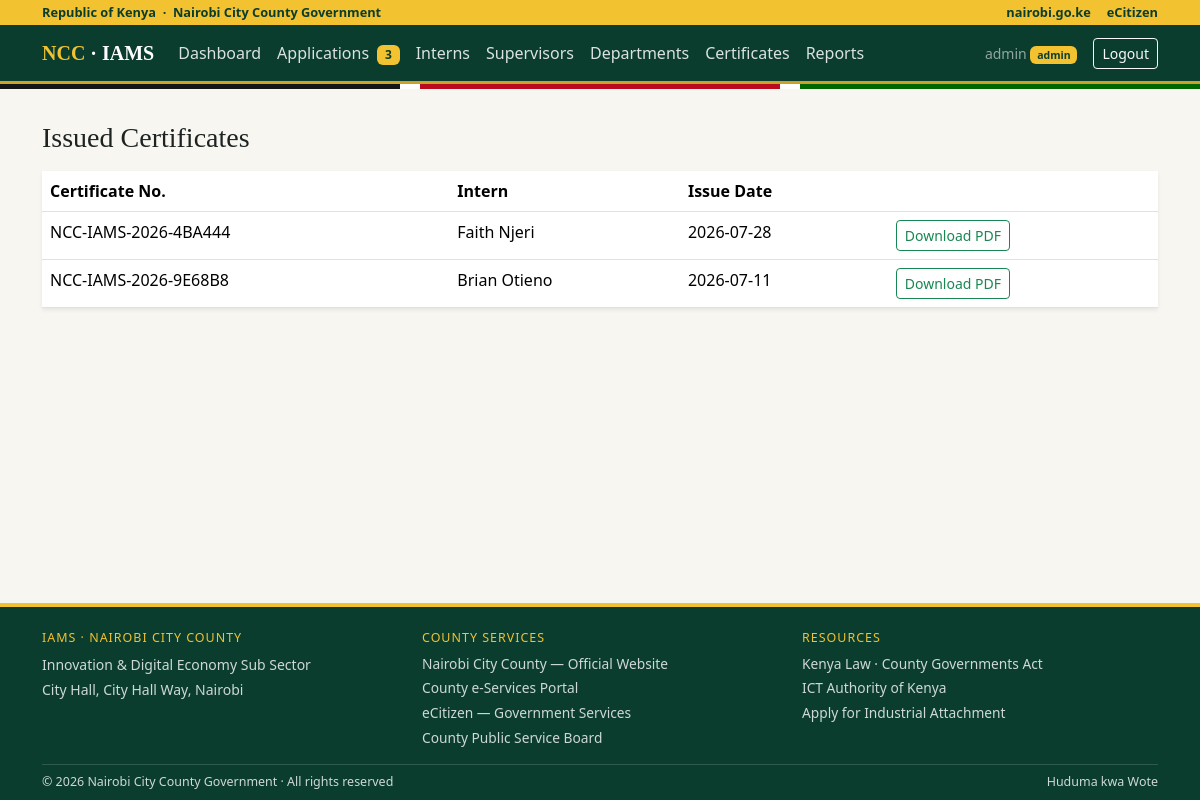
Page /admin/certificates (signed in) on the committed database.
### app.py (models this page shows, shortened)
class User(UserMixin, db.Model):
    id = db.Column(db.Integer, primary_key=True)
    username = db.Column(db.String(80), unique=True, nullable=False)
    password_hash = db.Column(db.String(255), nullable=False)
    role = db.Column(db.String(20), nullable=False)  # admin | supervisor | intern
    intern_id = db.Column(db.Integer, db.ForeignKey("intern.id"))
    supervisor_id = db.Column(db.Integer, db.ForeignKey("supervisor.id"))
    intern = db.relationship("Intern", foreign_keys=[intern_id])
    supervisor = db.relationship("Supervisor", foreign_keys=[supervisor_id])

class Certificate(db.Model):
    id = db.Column(db.Integer, primary_key=True)
    intern_id = db.Column(db.Integer, db.ForeignKey("intern.id"), unique=True, nullable=False)
    certificate_number = db.Column(db.String(40), unique=True, nullable=False)
    issue_date = db.Column(db.Date, default=date.today)
    file_path = db.Column(db.String(255))

class Intern(db.Model):
    id = db.Column(db.Integer, primary_key=True)
    full_name = db.Column(db.String(120), nullable=False)
    admission_number = db.Column(db.String(40), unique=True, nullable=False)
    phone = db.Column(db.String(30))
    university = db.Column(db.String(120))
    course = db.Column(db.String(120))
    department_id = db.Column(db.Integer, db.ForeignKey("department.id"))
    supervisor_id = db.Column(db.Integer, db.ForeignKey("supervisor.id"))
    start_date = db.Column(db.Date, default=date.today)
    end_date = db.Column(db.Date)
    status = db.Column(db.String(20), default="active")  # active | completed | terminated
    department = db.relationship("Department")
    supervisor = db.relationship("Supervisor")
    attendance = db.relationship("Attendance", backref="intern", cascade="all, delete-orphan")
    logs = db.relationship("DailyLog", backref="intern", cascade="all, delete-orphan")
    evaluations = db.relationship("Performance", backref="intern", cascade="all, delete-orphan")
    certificate = db.relationship("Certificate", backref="intern", uselist=False, cascade="all, delete-orphan")

### app.py (the view)
@app.route("/admin/certificates")
@role_required("admin")
def admin_certificates():
    certs = Certificate.query.order_by(Certificate.issue_date.desc()).all()
    return render_template("admin_certificates.html", certificates=certs)

### app.py (called while the page is built)
@login_manager.user_loader
def load_user(user_id):
    return db.session.get(User, int(user_id))

def role_required(*roles):
    def wrapper(fn):
        @wraps(fn)
        def decorated(*args, **kwargs):
            if not current_user.is_authenticated:
                return redirect(url_for("login"))
            if current_user.role not in roles:
                abort(403)
            return fn(*args, **kwargs)
        return decorated
    return wrapper

@app.context_processor
def inject_badges():
    pending_apps = 0
    if current_user.is_authenticated and current_user.role == "admin":
        pending_apps = Application.query.filter_by(status="pending").count()
    return {"pending_applications": pending_apps}

### templates/admin_certificates.html (shortened to what this page needs)
{% extends "base.html" %}
{% block content %}
<h3 class="mb-3">Issued Certificates</h3>
<table class="table table-hover bg-white shadow-sm">
  <thead><tr><th>Certificate No.</th><th>Intern</th><th>Issue Date</th><th></th></tr></thead>
  <tbody>{% for c in certificates %}<tr><td>{{ c.certificate_number }}</td><td>{{ c.intern.full_name }}</td><td>{{ c.issue_date }}</td>
    <td><a class="btn btn-sm btn-outline-success" href="{{ url_for('download_certificate', cert_id=c.id) }}">Download PDF</a></td></tr>
    {% else %}<tr><td colspan="4" class="text-muted">No certificates issued yet.</td></tr>{% endfor %}</tbody>
</table>
{% endblock %}

### templates/base.html (shortened to what this page needs)
<!DOCTYPE html>
<html lang="en">
<head>
  <link href="https://cdn.jsdelivr.net/npm/bootstrap@5.3.3/dist/css/bootstrap.min.css" rel="stylesheet">
  <link href="{{ url_for('static', filename='style.css') }}" rel="stylesheet">
</head>
<body>
<div class="gold-ribbon">
  <div class="container d-flex justify-content-between align-items-center">
    <span>Republic of Kenya &nbsp;·&nbsp; Nairobi City County Government</span>
    <span class="d-none d-md-flex gap-3">
      <a href="https://nairobi.go.ke" target="_blank" rel="noopener">nairobi.go.ke</a>
      <a href="https://ecitizen.go.ke" target="_blank" rel="noopener">eCitizen</a>
    </span>
  </div>
</div>
<nav class="navbar navbar-expand-lg navbar-dark ncc-navbar">
  <div class="container">
    <a class="navbar-brand fw-bold" href="{{ url_for('index') }}"><span class="text-gold">NCC</span> · IAMS</a>
    <div class="collapse navbar-collapse" id="nav">
      {% if current_user.is_authenticated %}
      <ul class="navbar-nav me-auto">
        {% if current_user.role == 'admin' %}
          <li class="nav-item"><a class="nav-link" href="{{ url_for('admin_dashboard') }}">Dashboard</a></li>
          <li class="nav-item"><a class="nav-link" href="{{ url_for('admin_applications') }}">Applications
            {% if pending_applications %}<span class="badge bg-gold ms-1">{{ pending_applications }}</span>{% endif %}</a></li>
          <li class="nav-item"><a class="nav-link" href="{{ url_for('admin_interns') }}">Interns</a></li>
          <li class="nav-item"><a class="nav-link" href="{{ url_for('admin_supervisors') }}">Supervisors</a></li>
          <li class="nav-item"><a class="nav-link" href="{{ url_for('admin_departments') }}">Departments</a></li>
          <li class="nav-item"><a class="nav-link" href="{{ url_for('admin_certificates') }}">Certificates</a></li>
          <li class="nav-item"><a class="nav-link" href="{{ url_for('admin_reports') }}">Reports</a></li>
        {% endif %}
      </ul>
      <span class="navbar-text me-3 small">{{ current_user.username }}
        <span class="badge bg-gold">{{ current_user.role }}</span></span>
      <a class="btn btn-outline-light btn-sm" href="{{ url_for('logout') }}">Logout</a>
      {% else %}
      <div class="ms-auto d-flex gap-2">
        <a class="btn btn-outline-light btn-sm" href="{{ url_for('login') }}">Login</a>
        <a class="btn btn-gold btn-sm" href="{{ url_for('apply') }}">Apply for Attachment</a>
      </div>
      {% endif %}
    </div>
  </div>
</nav>
<div class="flag-strip"></div>
<div class="container pt-3">
</div>
<main class="container py-3">{% block content %}{% endblock %}</main>
<footer class="ncc-footer pt-4">
  <div class="container">
    <div class="row g-4 pb-3">
      <div class="col-md-4">
        <h6>IAMS · Nairobi City County</h6>
        <p class="small mb-1">Innovation &amp; Digital Economy Sub Sector</p>
        <p class="small mb-0">City Hall, City Hall Way, Nairobi</p>
      </div>
      <div class="col-md-4">
        <h6>County Services</h6>
        <div class="d-flex flex-column gap-1">
          <a href="https://nairobi.go.ke" target="_blank" rel="noopener">Nairobi City County — Official Website</a>
          <a href="https://nairobiservices.go.ke" target="_blank" rel="noopener">County e-Services Portal</a>
          <a href="https://ecitizen.go.ke" target="_blank" rel="noopener">eCitizen — Government Services</a>
          <a href="https://cpsb.nairobi.go.ke" target="_blank" rel="noopener">County Public Service Board</a>
        </div>
      </div>
      <div class="col-md-4">
        <h6>Resources</h6>
        <div class="d-flex flex-column gap-1">
          <a href="https://www.kenyalaw.org" target="_blank" rel="noopener">Kenya Law · County Governments Act</a>
          <a href="https://icta.go.ke" target="_blank" rel="noopener">ICT Authority of Kenya</a>
          <a href="{{ url_for('apply') }}">Apply for Industrial Attachment</a>
        </div>
      </div>
    </div>
    <div class="bottom-bar py-2 d-flex justify-content-between flex-wrap gap-2">
      <span>© 2026 Nairobi City County Government · All rights reserved</span>
      <span>Huduma kwa Wote</span>
    </div>
  </div>
</footer>
</body>
</html>

### static/style.css (style rules this page uses)
:root { --green:#0b3d2e;--green2:#10513d;--gold:#f2c230;--gold2:#c9a227;--paper:#f7f6f1; }
body { background:var(--paper);color:#1c2321;display:flex;flex-direction:column;min-height:100vh;font-family:system-ui,-apple-system,"Segoe UI",Roboto,sans-serif; }
main { flex:1; }
h1,h2,h3,h4,h5,.navbar-brand { font-family:Georgia,"Times New Roman",serif; }
.gold-ribbon { background:var(--gold);color:var(--green);font-size:.8rem;font-weight:600;padding:3px 0; }
.gold-ribbon a { color:var(--green);text-decoration:none; }
.ncc-navbar { background:var(--green);border-bottom:3px solid var(--gold2); }
.ncc-navbar .nav-link { color:rgba(255,255,255,.85); }
.flag-strip { height:5px;background:linear-gradient(to right,#141414 0 33.3%,#fff 33.3% 35%,#bb0a1e 35% 65%,#fff 65% 66.7%,#006600 66.7% 100%); }
.text-gold { color:var(--gold); }
.table thead { background:var(--green);color:#fff; }
.badge.bg-gold { background:var(--gold);color:var(--green); }
.ncc-footer { background:var(--green);color:rgba(255,255,255,.8);border-top:4px solid var(--gold);margin-top:2rem; }
.ncc-footer h6 { color:var(--gold);text-transform:uppercase;letter-spacing:.08em;font-size:.78rem;font-family:system-ui,sans-serif; }
.ncc-footer a { color:rgba(255,255,255,.8);text-decoration:none;font-size:.86rem; }
.ncc-footer .bottom-bar { border-top:1px solid rgba(255,255,255,.15);font-size:.78rem; }

### rows in the picture
User: username "admin", role "admin"
Certificate: certificate_number "NCC-IAMS-2026-4BA444", intern.full_name "Faith Njeri", issue_date "2026-07-28"
Certificate: certificate_number "NCC-IAMS-2026-9E68B8", intern.full_name "Brian Otieno", issue_date "2026-07-11"

### other values in the picture
{{ pending_applications }} "3"
